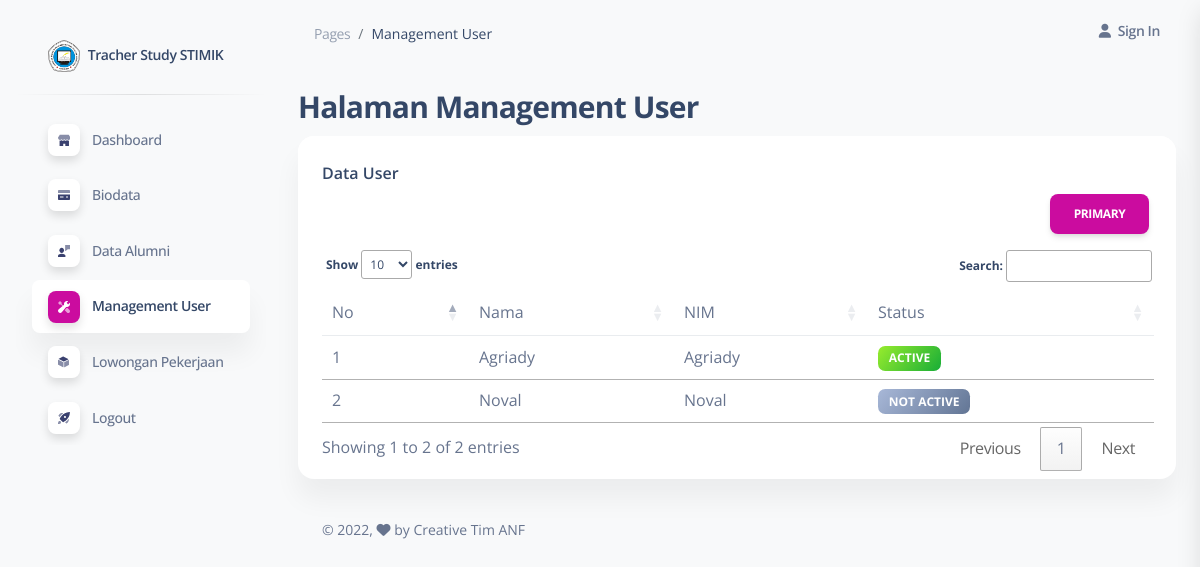
Screenshot of /index.php/management_user with the database file from the repository.
### tables this page shows
CREATE TABLE `user` (
  `iduser` int(5) NOT NULL,
  `username` varchar(20) NOT NULL,
  `pass` varchar(20) NOT NULL,
  `idmhs` int(5) NOT NULL,
  `role` int(1) NOT NULL,
  `active` int(1) NOT NULL
);

CREATE TABLE `alumni` (
  `idmhs` int(5) NOT NULL,
  `nama` varchar(50) NOT NULL,
  `nim` varchar(20) NOT NULL,
  `ttl` varchar(50) NOT NULL,
  `jk` int(1) NOT NULL,
  `alamat` varchar(50) NOT NULL,
  `tahunmasuk` int(11) NOT NULL,
  `tahunlulus` varchar(10) NOT NULL,
  `prodi` varchar(50) NOT NULL,
  `nohp` varchar(15) NOT NULL,
  `email` varchar(100) NOT NULL,
  `ipk` int(11) NOT NULL,
  `judul` varchar(100) NOT NULL,
  `idks1` int(5) NOT NULL,
  `stks1` int(5) NOT NULL,
  `idks2` int(5) NOT NULL,
  `stks2` int(5) NOT NULL,
  `idks3` int(5) NOT NULL,
  `stks3` int(5) NOT NULL,
  `idks4` int(5) NOT NULL,
  `stks4` int(5) NOT NULL
);

### application/controllers/Management_User.php (called while the page is built, shortened)
<?php
class Management_User extends CI_Controller {
	public function __construct() {
		$this->load->model('M_user');
	}
	public function index()
	{
		$data = [
			'title' => 'Management User',
			'user' => $this->M_user->get()
		];
		$this->load->view('layout/header', $data);
		$this->load->view('layout/sidebar', $data);
		$this->load->view('layout/navbar', $data);
		$this->load->view('content/admin/management_user/index', $data);
		$this->load->view('layout/footer');
	}
}

### index.php (called while the page is built, shortened)
<?php
require_once BASEPATH.'core/CodeIgniter.php';

### application/models/M_user.php (called while the page is built, shortened)
<?php
class M_user extends CI_Model {
	public function get() {
		$sql = "SELECT
		alumni.nama,
		alumni.nim,
		user.active
		FROM user
		JOIN alumni ON user.idmhs = alumni.idmhs";
		$data = $this->db->query($sql);
		return $data->result();
	}
}

### application/views/content/admin/management_user/index.php (the view, shortened to what this page needs)
<h3 class="mb-2"> Halaman Management User</h3>
    <div class="col-12">
        <div class="card mb-4">
            <div class="card-header pb-0">
                <h6>Data User</h6>
            </div>
            <div class="row">
                <div class="col-md-10"></div>
                <div class="col-md-2">
                    <button type="button" class="btn btn-primary">Primary</button>
                </div>
            </div>
            <div class="card-body px-0 pt-0 pb-2">
                <div class="table-responsive p-0">
                    <div class="container">
                        <table id="user" class="table align-items-center mb-0">
                            <thead>
                                <tr>
                                    <td>No</td>
                                    <td>Nama</td>
                                    <td>NIM</td>
                                    <td>Status</td>
                                </tr>
                            </thead>
                            <tbody>
                                <?php
                                $no = 1;
                                foreach ($user as $u) {
                                ?>
                                    <tr>
                                        <td><?= $no++; ?></td>
                                        <td><?= $u->nama; ?></td>
                                        <td><?= $u->nama; ?></td>
                                        <td>
                                            <?php if ($u->active == 1) { ?>
                                                <span class="badge badge-sm bg-gradient-success">Active</span>
                                            <?php } else { ?>
                                                <span class="badge badge-sm bg-gradient-secondary">Not Active</span>
                                            <?php } ?>
                                        </td>
                                    </tr>
                                <?php } ?>
                            </tbody>
                        </table>
                    </div>
                </div>
            </div>
        </div>

### rows the page displays
user: alumni.nama "Agriady", active "ACTIVE"
user: alumni.nama "Noval", active "NOT ACTIVE"

### other values shown
$title "Management User"
